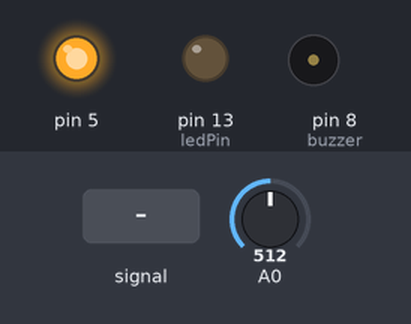
A sketch run on a simulated Arduino Uno, built with avr-gcc and run on an emulated ATmega328P. Shown: output pins drawn as LEDs (lit = HIGH), buzzer (waves = sounding). Inputs (shaded band) come from the test bench; at power-on: A0 = 512. What the sketch prints to the serial monitor is not drawn.

Above: at 6.27 s.
6.3 s: A0 fed a 200 Hz sine of ±81 counts around its level
At 7.01 s:
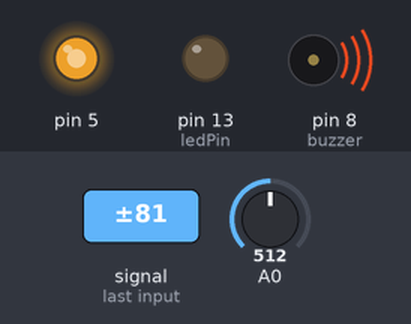
9.3 s: A0 set to 716
At 9.62 s:
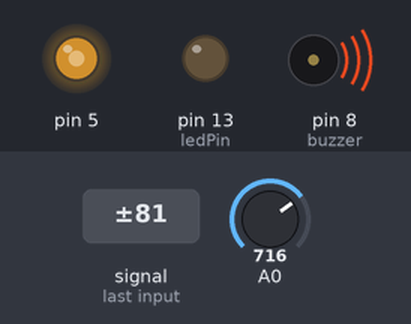
12.3 s: A0 fed a 1000 Hz sine of ±255 counts around its level
At 12.79 s:
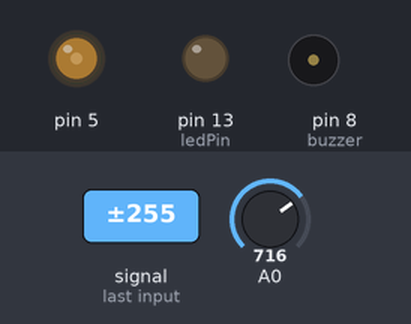
15.3 s: A0 fed a 2 Hz sine of ±306 counts around its level
18.3 s: A0 set to 900
21.3 s: A0 set to 1023
At 21.45 s:
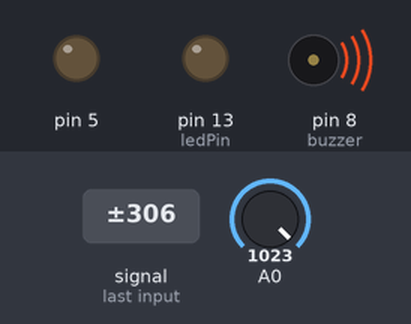
Timing chart, 0 to 25.3 s (numbered marks = the images above; inputs shaded):
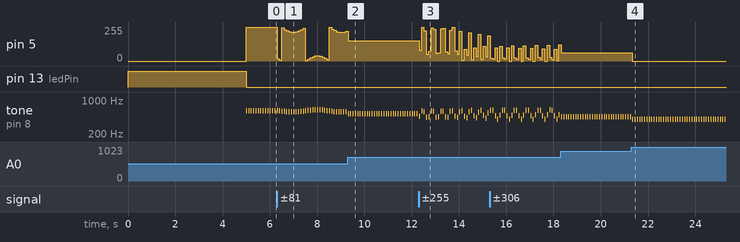

The sketch:

theremine.ino
```cpp
#include "notesGodfather.h"

int sensorValue;
int sensorLow = 1023;
int sensorHigh = 0;
int averageSensor = 0;

const int ledPin = 13;
const int buzzer = 8;

int melody[] = {

  // The Godfather theme
  // Score available at https://musescore.com/user/35463/scores/55160

  REST, 4, REST, 8, REST, 8, REST, 8, NOTE_E4, 8, NOTE_A4, 8, NOTE_C5, 8, //1
  NOTE_B4, 8, NOTE_A4, 8, NOTE_C5, 8, NOTE_A4, 8, NOTE_B4, 8, NOTE_A4, 8, NOTE_F4, 8, NOTE_G4, 8,
  NOTE_E4, 2, NOTE_E4, 8, NOTE_A4, 8, NOTE_C5, 8,
  NOTE_B4, 8, NOTE_A4, 8, NOTE_C5, 8, NOTE_A4, 8, NOTE_C5, 8, NOTE_A4, 8, NOTE_E4, 8, NOTE_DS4, 8,

  NOTE_D4, 2, NOTE_D4, 8, NOTE_F4, 8, NOTE_GS4, 8, //5
  NOTE_B4, 2, NOTE_D4, 8, NOTE_F4, 8, NOTE_GS4, 8,
  NOTE_A4, 2, NOTE_C4, 8, NOTE_C4, 8, NOTE_G4, 8,
  NOTE_F4, 8, NOTE_E4, 8, NOTE_G4, 8, NOTE_F4, 8, NOTE_F4, 8, NOTE_E4, 8, NOTE_E4, 8, NOTE_GS4, 8,

  NOTE_A4, 2, REST,8, NOTE_A4, 8, NOTE_A4, 8, NOTE_GS4, 8, //9
  NOTE_G4, 2, NOTE_B4, 8, NOTE_A4, 8, NOTE_F4, 8,
  NOTE_E4, 2, NOTE_E4, 8, NOTE_G4, 8, NOTE_E4, 8,
  NOTE_D4, 2, NOTE_D4, 8, NOTE_D4, 8, NOTE_F4, 8, NOTE_DS4, 8,

  NOTE_E4, 2, REST, 8, NOTE_E4, 8, NOTE_A4, 8, NOTE_C5, 8, //13

  //repeats from 2
  NOTE_B4, 8, NOTE_A4, 8, NOTE_C5, 8, NOTE_A4, 8, NOTE_B4, 8, NOTE_A4, 8, NOTE_F4, 8, NOTE_G4, 8, //2
  NOTE_E4, 2, NOTE_E4, 8, NOTE_A4, 8, NOTE_C5, 8,
  NOTE_B4, 8, NOTE_A4, 8, NOTE_C5, 8, NOTE_A4, 8, NOTE_C5, 8, NOTE_A4, 8, NOTE_E4, 8, NOTE_DS4, 8,

  NOTE_D4, 2, NOTE_D4, 8, NOTE_F4, 8, NOTE_GS4, 8, //5
  NOTE_B4, 2, NOTE_D4, 8, NOTE_F4, 8, NOTE_GS4, 8,
  NOTE_A4, 2, NOTE_C4, 8, NOTE_C4, 8, NOTE_G4, 8,
  NOTE_F4, 8, NOTE_E4, 8, NOTE_G4, 8, NOTE_F4, 8, NOTE_F4, 8, NOTE_E4, 8, NOTE_E4, 8, NOTE_GS4, 8,

  NOTE_A4, 2, REST,8, NOTE_A4, 8, NOTE_A4, 8, NOTE_GS4, 8, //9
  NOTE_G4, 2, NOTE_B4, 8, NOTE_A4, 8, NOTE_F4, 8,
  NOTE_E4, 2, NOTE_E4, 8, NOTE_G4, 8, NOTE_E4, 8,
  NOTE_D4, 2, NOTE_D4, 8, NOTE_D4, 8, NOTE_F4, 8, NOTE_DS4, 8,

  NOTE_E4, 2 //13
};

int notes = sizeof(melody) / sizeof(melody[0]) / 2;

int tempo = 80;
// this calculates the duration of a whole note in ms
int wholenote = (60000 * 4) / tempo;

int divider = 0, noteDuration = 0;

void setup() {
  // put your setup code here, to run once:
  pinMode(ledPin, OUTPUT);
  digitalWrite(ledPin, HIGH);
  int nbIter = 0;
  Serial.begin(9600);
  pinMode(5,OUTPUT);

  while(millis() < 5000)
  {
    sensorValue = analogRead(A0);
    averageSensor += sensorValue;
    nbIter++;
    if(sensorValue > sensorHigh)
      {sensorHigh = sensorValue;}
    if(sensorValue < sensorValue)
      {sensorLow = sensorValue;}
  }
  averageSensor/=(double)nbIter;

  digitalWrite(ledPin, LOW);

  Serial.println("bonjour");
  Serial.println(averageSensor);
  printDouble(averageSensor,100);
  Serial.println(nbIter);
  Serial.println(sensorHigh);
  //playMelody();
}

void printDouble( double val, unsigned int precision){
// prints val with number of decimal places determine by precision
// NOTE: precision is 1 followed by the number of zeros for the desired number of decimial places
// example: printDouble( 3.1415, 100); // prints 3.14 (two decimal places)

    Serial.print (int(val));  //prints the int part
    Serial.print("."); // print the decimal point
    unsigned int frac;
    if(val >= 0)
        frac = (val - int(val)) * precision;
    else
        frac = (int(val)- val ) * precision;
    Serial.println(frac,DEC) ;
}

void playMelody()
{
  for (int thisNote = 0; thisNote < notes * 2; thisNote = thisNote + 2) {

    // calculates the duration of each note
    divider = melody[thisNote + 1];
    if (divider > 0) {
      // regular note, just proceed
      noteDuration = (wholenote) / divider;
    } else if (divider < 0) {
      // dotted notes are represented with negative durations!!
      noteDuration = (wholenote) / abs(divider);
      noteDuration *= 1.5; // increases the duration in half for dotted notes
    }

    // we only play the note for 90% of the duration, leaving 10% as a pause
    sensorValue = analogRead(A0);
    double coeffDJ = (sensorValue+10)/(double)sensorHigh; //(sensorValue - averageSensor)/(double)(sensorHigh-sensorLow);

    printDouble(coeffDJ,100);
    noteDuration *= 1+(coeffDJ/10);

    tone(buzzer, melody[thisNote]*(1+coeffDJ/10), noteDuration * 0.9);

    // Wait for the specief duration before playing the next note.
    delay(noteDuration);

    // stop the waveform generation before the next note.
    noTone(buzzer);
  }
}

void loop() {
  // put your main code here, to run repeatedly:
  sensorValue = analogRead(A0);

  int pitch = map(sensorValue, sensorLow, sensorHigh, 400, 600);
  analogWrite(5,map(sensorValue,sensorLow,sensorHigh,0,255));
  tone(8,pitch,20);


  delay(100);
}
```

notesGodfather.h
```cpp
#define NOTE_B0  31
#define NOTE_C1  33
#define NOTE_CS1 35
#define NOTE_D1  37
#define NOTE_DS1 39
#define NOTE_E1  41
#define NOTE_F1  44
#define NOTE_FS1 46
#define NOTE_G1  49
#define NOTE_GS1 52
#define NOTE_A1  55
#define NOTE_AS1 58
#define NOTE_B1  62
#define NOTE_C2  65
#define NOTE_CS2 69
#define NOTE_D2  73
#define NOTE_DS2 78
#define NOTE_E2  82
#define NOTE_F2  87
#define NOTE_FS2 93
#define NOTE_G2  98
#define NOTE_GS2 104
#define NOTE_A2  110
#define NOTE_AS2 117
#define NOTE_B2  123
#define NOTE_C3  131
#define NOTE_CS3 139
#define NOTE_D3  147
#define NOTE_DS3 156
#define NOTE_E3  165
#define NOTE_F3  175
#define NOTE_FS3 185
#define NOTE_G3  196
#define NOTE_GS3 208
#define NOTE_A3  220
#define NOTE_AS3 233
#define NOTE_B3  247
#define NOTE_C4  262
#define NOTE_CS4 277
#define NOTE_D4  294
#define NOTE_DS4 311
#define NOTE_E4  330
#define NOTE_F4  349
#define NOTE_FS4 370
#define NOTE_G4  392
#define NOTE_GS4 415
#define NOTE_A4  440
#define NOTE_AS4 466
#define NOTE_B4  494
#define NOTE_C5  523
#define NOTE_CS5 554
#define NOTE_D5  587
#define NOTE_DS5 622
#define NOTE_E5  659
#define NOTE_F5  698
#define NOTE_FS5 740
#define NOTE_G5  784
#define NOTE_GS5 831
#define NOTE_A5  880
#define NOTE_AS5 932
#define NOTE_B5  988
#define NOTE_C6  1047
#define NOTE_CS6 1109
#define NOTE_D6  1175
#define NOTE_DS6 1245
#define NOTE_E6  1319
#define NOTE_F6  1397
#define NOTE_FS6 1480
#define NOTE_G6  1568
#define NOTE_GS6 1661
#define NOTE_A6  1760
#define NOTE_AS6 1865
#define NOTE_B6  1976
#define NOTE_C7  2093
#define NOTE_CS7 2217
#define NOTE_D7  2349
#define NOTE_DS7 2489
#define NOTE_E7  2637
#define NOTE_F7  2794
#define NOTE_FS7 2960
#define NOTE_G7  3136
#define NOTE_GS7 3322
#define NOTE_A7  3520
#define NOTE_AS7 3729
#define NOTE_B7  3951
#define NOTE_C8  4186
#define NOTE_CS8 4435
#define NOTE_D8  4699
#define NOTE_DS8 4978
#define REST      0
```

Measured:
- after the input at 6.3 s, pin 5: 255/255 → 16/255 at once, → 4/255 0.10 s later, → 248/255 0.10 s later, → 236/255 0.10 s later, … (29 changes in this stretch)
- after the input at 12.3 s, pin 5: 153/255 → 80/255 at once, → 255/255 0.10 s later, → 228/255 0.10 s later, → 52/255 0.10 s later, … (30 changes in this stretch)
- after the input at 21.3 s, pin 5: 61/255 → 0/255 at once
- by itself, tone on pin 8 (buzzer): alternates 400 Hz for 0.02 s and silent for 0.08 s
